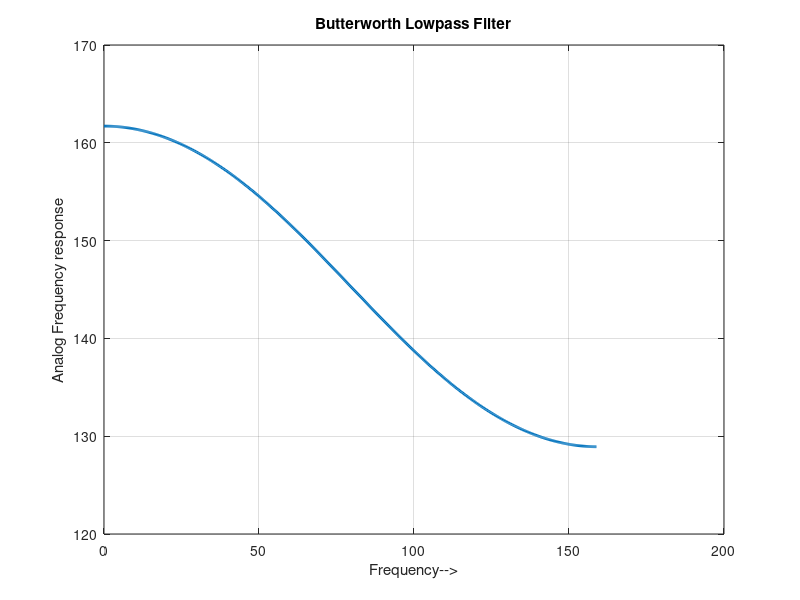

Write MATLAB code to recreate this figure.
%AUTHOR:Ashish Rai
%(DESIGN AND IMPLEMENT LOW PASS BUTTERWORTH
%FILTER USING THE GIVEN PARAMETERS)
%DATE:12/10/2015
home;
rp=0.3;%pass band ripple
rs=60;%stop band ripple
wp=1000;%pass band frequency
ws=2000;%stop band frequency
fs=9000;%sampling frequency
w1=2*wp/fs;
w2=2*ws/fs; % for digital to analog conversion
[n,wn]=buttord(w1,w2,rp,rs,'s'); %'s' for analog filter
[z,p,k]=butter(n,wn);
[b,a] = butter(n,wn,'s');
[h,w]=freqz(a,b,512,1000); %converted to analog
plot(w/pi,20*log10(abs(h)),'linewidth',2);
xlabel('Frequency-->');
ylabel('Analog Frequency response');
title('Butterworth Lowpass Filter')
grid on;
[numz,denz]=bilinear(b,a,0.5);%transfrom to digital



